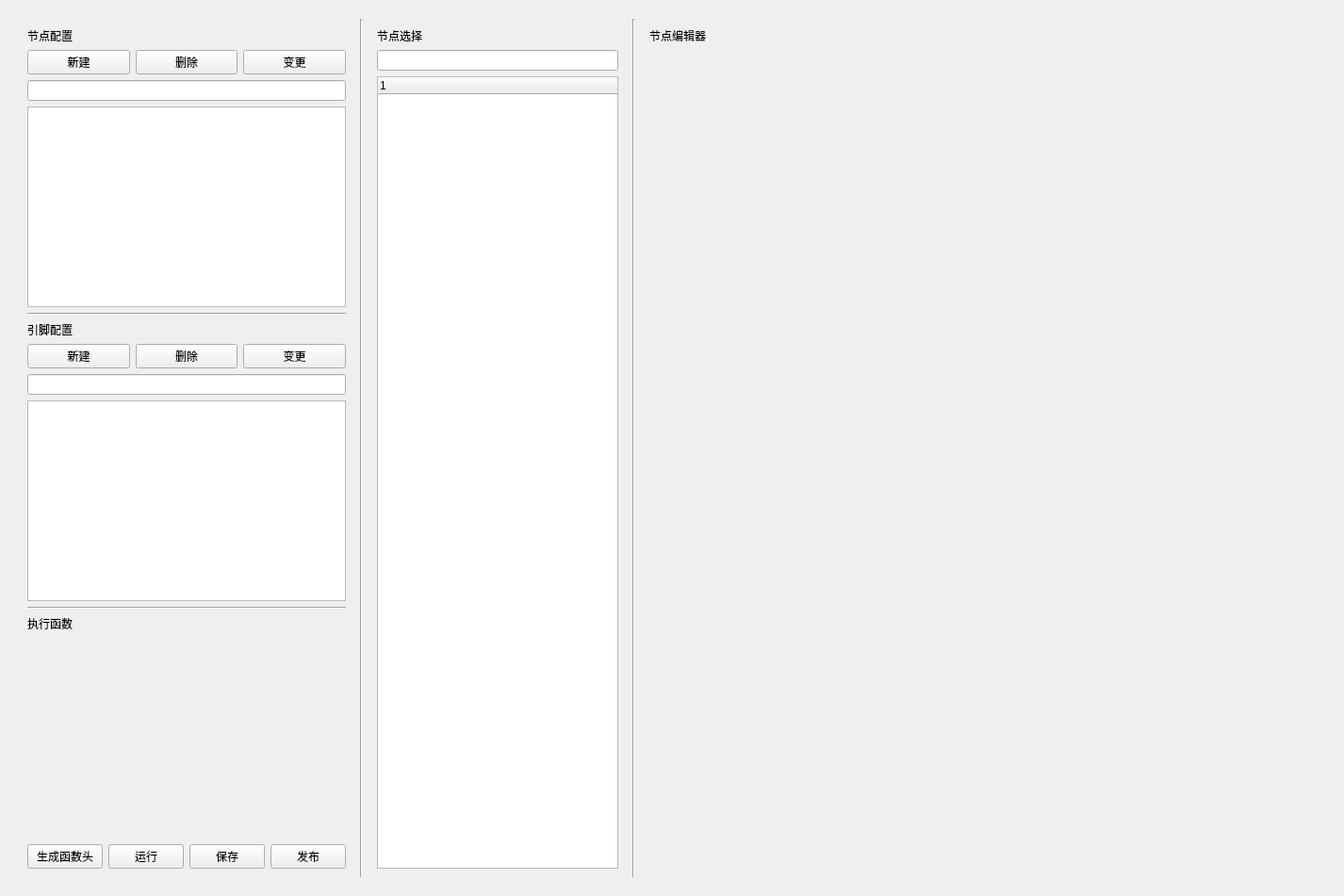
<?xml version="1.0" encoding="UTF-8"?>
<ui version="4.0">
 <class>NodeEditer</class>
 <widget class="QWidget" name="NodeEditer">
  <property name="geometry">
   <rect>
    <x>0</x>
    <y>0</y>
    <width>1426</width>
    <height>951</height>
   </rect>
  </property>
  <property name="windowTitle">
   <string>节点编辑器</string>
  </property>
  <layout class="QVBoxLayout" name="verticalLayout">
   <item>
    <widget class="QWidget" name="wi_p0" native="true">
     <layout class="QHBoxLayout" name="horizontalLayout" stretch="1,0,0,0,5">
      <item>
       <widget class="QWidget" name="wi_p1" native="true">
        <layout class="QVBoxLayout" name="verticalLayout_2" stretch="0,0,0,0,0,0,0,0,0,0,0,0,0">
         <item>
          <widget class="QLabel" name="label_2">
           <property name="text">
            <string>节点配置</string>
           </property>
          </widget>
         </item>
         <item>
          <layout class="QHBoxLayout" name="horizontalLayout_2">
           <item>
            <widget class="QPushButton" name="pb_add_node">
             <property name="text">
              <string>新建</string>
             </property>
            </widget>
           </item>
           <item>
            <widget class="QPushButton" name="pb_remove_node">
             <property name="text">
              <string>删除</string>
             </property>
            </widget>
           </item>
           <item>
            <widget class="QPushButton" name="pb_modify_node">
             <property name="text">
              <string>变更</string>
             </property>
            </widget>
           </item>
          </layout>
         </item>
         <item>
          <widget class="QLineEdit" name="li_search_node"/>
         </item>
         <item>
          <widget class="QTableView" name="tb_n1"/>
         </item>
         <item>
          <widget class="Line" name="line">
           <property name="orientation">
            <enum>Qt::Horizontal</enum>
           </property>
          </widget>
         </item>
         <item>
          <widget class="QLabel" name="label_3">
           <property name="text">
            <string>引脚配置</string>
           </property>
          </widget>
         </item>
         <item>
          <layout class="QHBoxLayout" name="horizontalLayout_3">
           <item>
            <widget class="QPushButton" name="pb_add_port">
             <property name="text">
              <string>新建</string>
             </property>
            </widget>
           </item>
           <item>
            <widget class="QPushButton" name="pb_remove_port">
             <property name="text">
              <string>删除</string>
             </property>
            </widget>
           </item>
           <item>
            <widget class="QPushButton" name="pb_modify_port">
             <property name="text">
              <string>变更</string>
             </property>
            </widget>
           </item>
          </layout>
         </item>
         <item>
          <widget class="QLineEdit" name="li_search_func"/>
         </item>
         <item>
          <widget class="QTableView" name="tb_n2"/>
         </item>
         <item>
          <widget class="Line" name="line_3">
           <property name="orientation">
            <enum>Qt::Horizontal</enum>
           </property>
          </widget>
         </item>
         <item>
          <widget class="QLabel" name="label_4">
           <property name="text">
            <string>执行函数</string>
           </property>
          </widget>
         </item>
         <item>
          <widget class="QWidget" name="wi_func" native="true">
           <property name="sizePolicy">
            <sizepolicy hsizetype="Preferred" vsizetype="Expanding">
             <horstretch>0</horstretch>
             <verstretch>0</verstretch>
            </sizepolicy>
           </property>
           <property name="minimumSize">
            <size>
             <width>0</width>
             <height>90</height>
            </size>
           </property>
          </widget>
         </item>
         <item>
          <layout class="QHBoxLayout" name="horizontalLayout_4">
           <item>
            <widget class="QPushButton" name="pb_init_func">
             <property name="text">
              <string>生成函数头</string>
             </property>
            </widget>
           </item>
           <item>
            <widget class="QPushButton" name="pb_run">
             <property name="text">
              <string>运行</string>
             </property>
            </widget>
           </item>
           <item>
            <widget class="QPushButton" name="pb_save">
             <property name="text">
              <string>保存</string>
             </property>
            </widget>
           </item>
           <item>
            <widget class="QPushButton" name="pb_release">
             <property name="text">
              <string>发布</string>
             </property>
            </widget>
           </item>
          </layout>
         </item>
        </layout>
       </widget>
      </item>
      <item>
       <widget class="Line" name="line_2">
        <property name="orientation">
         <enum>Qt::Vertical</enum>
        </property>
       </widget>
      </item>
      <item>
       <widget class="QWidget" name="wi_p2" native="true">
        <layout class="QVBoxLayout" name="verticalLayout_4">
         <item>
          <widget class="QLabel" name="label_5">
           <property name="text">
            <string>节点选择</string>
           </property>
          </widget>
         </item>
         <item>
          <widget class="QLineEdit" name="li_search_gnode"/>
         </item>
         <item>
          <widget class="QTreeWidget" name="tr_nodes">
           <column>
            <property name="text">
             <string notr="true">1</string>
            </property>
           </column>
          </widget>
         </item>
        </layout>
       </widget>
      </item>
      <item>
       <widget class="Line" name="line_4">
        <property name="orientation">
         <enum>Qt::Vertical</enum>
        </property>
       </widget>
      </item>
      <item>
       <widget class="QWidget" name="wi_p3" native="true">
        <layout class="QVBoxLayout" name="verticalLayout_3" stretch="1,99">
         <item>
          <widget class="QLabel" name="label">
           <property name="text">
            <string>节点编辑器</string>
           </property>
          </widget>
         </item>
         <item>
          <widget class="QWidget" name="wi_display" native="true"/>
         </item>
        </layout>
       </widget>
      </item>
     </layout>
    </widget>
   </item>
  </layout>
 </widget>
 <resources/>
 <connections/>
</ui>
